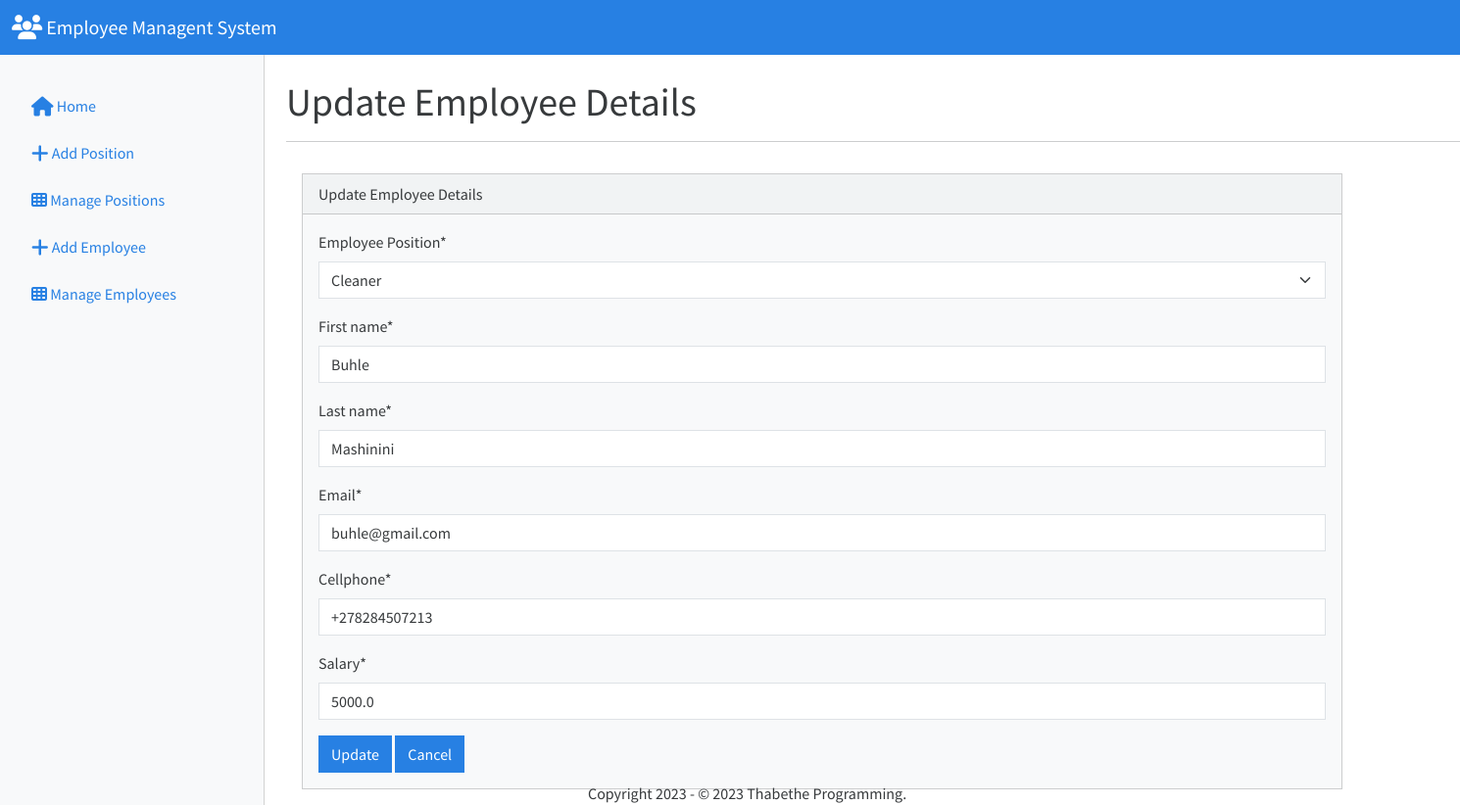
The app's page /update-employee/3/ with its own data.
### core/models.py (models this page shows, shortened)
class Position(models.Model):
    position = models.CharField(max_length=30)
    date_created = models.DateTimeField(auto_now_add=True)
    date_updated = models.DateTimeField(auto_now=True)
    class Meta:
        verbose_name = ("Position")
        verbose_name_plural = ("Positions")
    def __str__(self):
        return f'{self.position}'

class Employee(models.Model):
    position = models.ForeignKey(Position, verbose_name=("Employee Position"), on_delete=models.DO_NOTHING)
    first_name = models.CharField(max_length=20)
    last_name = models.CharField(max_length=20)
    email = models.EmailField(max_length=254)
    cellphone = models.CharField(max_length=13,default="+27")
    salary = models.FloatField()
    date_created = models.DateTimeField(auto_now_add=True)
    date_updated = models.DateTimeField(auto_now=True)
    class Meta:
        verbose_name = ("Employee")
        verbose_name_plural = ("Employees")

### core/views.py (the view)
# urls.py: path('update-employee/<int:id>/',views.update_employee_view,name='update-employee'),#Update Employee url
def update_employee_view(request,id):
    if request.method == 'POST':
        employee = Employee.objects.get(pk=id)
        form = EmployeeForm(request.POST,instance=employee)
        if form.is_valid():
            updated_employee = form.save()
            messages.info(request, 'Successfully updated the employee '+form.cleaned_data['first_name']+' '+form.cleaned_data['last_name']+ '.')
            return redirect('manage-employees')
        else:
            messages.error(request, 'Failed to add employee.')
            return redirect('edit-employee',id)
    else:
        employee = Employee.objects.get(pk=id)
        form = EmployeeForm(instance=employee)
        return render(request,'forms/update_employee.html',{
            'form':form,
            'employee':employee,
        })

### core/forms.py
class EmployeeForm(forms.ModelForm):
    class Meta:
        model = Employee
        fields = ('position','first_name','last_name','email','cellphone','salary')
    def __init__(self,*args, **kwargs):
        super(EmployeeForm,self).__init__(*args, **kwargs)
        self.fields['position'].empty_label = '----Select----'

### core/templates/forms/update_employee.html (shortened to what this page needs)
{% extends 'forms/form.html' %}
{% block content_title %}Update Employee Details{% endblock content_title %}
{% block form_title %}Update Employee Details{% endblock form_title %}
{% block form_url %}{% url 'update-employee' employee.id %}{% endblock form_url %}
{% block cancel_url %}{% url 'manage-employees' %}{% endblock cancel_url %}
{% block form_button %}Update{% endblock form_button %}

### core/templates/forms/form.html (shortened to what this page needs)
{% extends 'index.html' %}
{% load crispy_forms_tags %}
{% block main_content %}
    <div class="row">
        <div class="col-9">
            <div class="card bg-light m-3">
                <div class="card-header">{% block form_title %}{% endblock form_title %}</div>
                <div class="card-body">
                  <form action="{% block form_url %}{% endblock form_url %}" method="POST">
                    {{form|crispy}}
                    <button type="submit" class="btn btn-primary">{% block form_button %}{% endblock form_button %}</button>
                    <a href="{% block cancel_url %}{% endblock cancel_url %}" class="btn btn-primary">Cancel</a>
                  </form>
                </div>
              </div>
        </div>
    </div>
{% endblock main_content %}

### records on screen
Position: position "Cleaner"
Employee: first_name "Buhle", last_name "Mashinini", email "buhle@gmail.com", cellphone "+278284507213", salary "5000.0"
